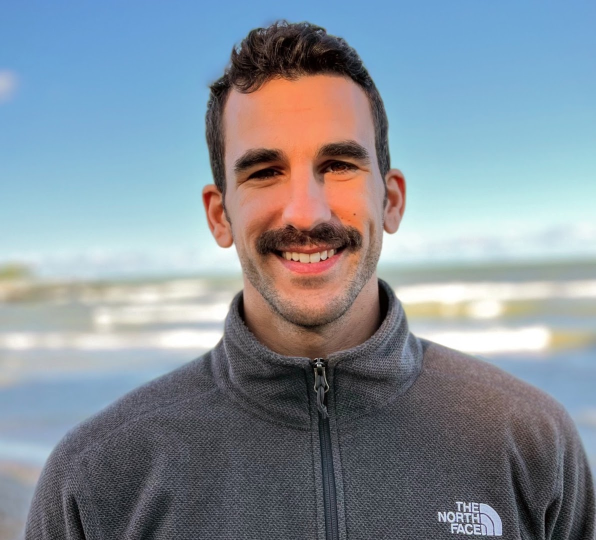
#> input picture reference/legacy-site/assets/people-01.jpg, 1191 x 1080 px (shown at 1/2 size); its folder holds only this picture in this run
$ python make_faces.py
#> lines starting #> are read from the running program, lines starting #| are printed output that depends on the picture
### build/people/namekey.py
"""One canonical form per person, shared by the face pipeline and the site builder.

Names reach us from five places that spell them differently: manuscript author lists (middle
initials, accents), the old project site, Zoom display names, the MMC headshot slide, and
filenames people typed themselves. `key()` collapses those to one identity; `best()` picks which
spelling to actually show.
"""
import re
import unicodedata

# Decided with Sam rather than guessed: a bare first name, a surname typo across two author
# lists, and one filename that arrived surname-first.
ALIASES = {
    "michael": "michael schweitzer",
    "jianshu zhou": "jianshu zhao",
    "wu kevin": "kevin wu",
    "diego wang": "xaolin wang",      # a replacement portrait filed under his short name
    "samuel degregori": "sam degregori",
}

# where the automatic pick is not the form we want on the page
PREFERRED = {
    "sam degregori": "Sam Degregori",
    "kevin wu": "Kevin Wu",
    "michael schweitzer": "Michael Schweitzer",
    "jianshu zhao": "Jianshu Zhao",
    "xaolin wang": "Xaolin (Diego) Wang",
}


def fold(name):
    n = unicodedata.normalize("NFKD", name)
    n = "".join(c for c in n if not unicodedata.combining(c))
    return re.sub(r"[^a-z ]", " ", n.lower()).split()


def is_initial(tok):
    return len(tok.rstrip(".")) == 1


def key(name):
    """Identity: first and last token, accents and middle names discarded."""
    toks = [t for t in fold(name) if not is_initial(t)]
    if not toks:
        return name.strip().lower()
    k = toks[0] if len(toks) == 1 else "%s %s" % (toks[0], toks[-1])
    return ALIASES.get(k, ALIASES.get(" ".join(toks), k))


# [26 lines left out: functions score, best, canonicalise, not called in this run]

### build/people/make_faces.py
"""Cut every face we have into a uniform square portrait for the homepage collage.

Three kinds of source:
  portrait  — one person, already framed (legacy site people-01..26, MMC slide headshots)
  group     — several people in one frame (the UCSD 2025 team photo)
  grid      — a Zoom gallery screenshot (the MMC meeting snapshots)

Faces are found with OpenCV's Haar cascades (frontal, then profile as a second pass), then the
box is expanded to include hair and chin and squared off. A portrait with no detection falls
back to an upper-centre square, which is where a face sits in a headshot anyway.

Run with the isolated venv:  ../.venv-faces/bin/python make_faces.py
"""
import os, glob, json, sys
import cv2
import numpy as np

sys.path.insert(0, os.path.dirname(os.path.abspath(__file__)))
import namekey

HERE = os.path.dirname(os.path.abspath(__file__))
LEG  = os.path.abspath(os.path.join(HERE, "..", "..", "reference", "legacy-site", "assets"))
OUT  = os.path.join(HERE, "faces")
SIZE = 288
# the three studio portraits are also shown large in the news section, where 288 px is
# visibly soft on a retina screen; only a handful of files, so the extra weight is small
SIZE_BETTER = 640
MARGIN = 0.62            # box expansion; Haar boxes are tight on the face

# Haar finds a few things that are not people, and the two Zoom screenshots are of the same
# meeting, so some attendees appear twice. Numbers are stable for a given set of inputs — they
# were read off faces/_sheet.jpg. Rerun the sheet after changing any source.
# 72 and 80 are attendees the correlation pass missed — same person, second screenshot
# Crops to throw away, read off faces/_named.jpg: two landscape submissions where the person is a
# speck, a photo of a banner, a near-black frame, a PDF that converted to a tiny figure, and three
# mis-cropped Zoom tiles (a jar on the team-photo table, a nested gallery, a two-name fragment).
# Keyed by (source, file, which detection) rather than by output number — adding a source used to
# shift every number and silently drop the wrong faces.
DROP = {
    ("photos", "Akshobya_Pant - akshobya pant.png", 0),   # Akshobya Pant — near-black frame
    ("photos", "Drishti Pic - Drishti Mukherjee.JPG", 0),   # a Hopkins banner, no face
    ("photos", "Prakash_Mohak - Mohak Prakash.jpeg", 0),    # landscape, person is a speck
    ("photos", "Prakash_Mohak - Mohak.jpeg", 0),            # the same, second submission
    ("photos", "Yin_Wu - Yin Wu.pdf", 0),                  # a PDF that converted to a tiny figure
    ("photos", "image - Sterling Wright.jpg", 0),           # near-black outdoor frame
    ("ucsd-team", "home-04.jpg", 0),       # a jar on the table
    ("mmc-zoom-1", "mmc-04.jpg", 0),       # tile fragment carrying two names
    ("mmc-zoom-2", "mmc-07.jpg", 0),       # a nested gallery inside one tile
}

# Zoom writes each attendee's display name into their tile, so the gallery screenshots carry
# their own key. Both screenshots are the same 5x5 gallery, scrolled — zoom-2's first two rows
# repeat zoom-1's last two — so naming the cells also does the de-duplication exactly, by name,
# instead of by image similarity. Read off the screenshots by eye.
GRID = (5, 5)
GRID_BOX = (73, 70, 369.4, 207.0)      # x0, y0, cell width, cell height, in source pixels
ZOOM_NAMES = {
    "mmc-zoom-1": [
        ["Fnu Babita", "Luz Letona", "Samuel Degregori", "Claudio Franc", "Khanh Nguyen"],
        ["Lia Lucas", "Christine Woo", "Akshaya Mohan", "Alex Nath", "Ritvik Vudatha"],
        ["Isabelle Li", "rama", "Noah Hebdon", "Ellen Tang", "Saketh Nallapaty"],
        ["Annie Huang", "Victor Ceballos", "Aniqa Ahmed", "Ariadne Garcia Reyes", "Shloka Lakka"],
        ["Micah", "Nathalia Franco", "Sarah Tan", "David Zhao", "Vyasa Hari"],
    ],
    "mmc-zoom-2": [
        ["Aniqa Ahmed", "Ariadne Garcia Reyes", "Shloka Lakka", "Micah", "Nathalia Franco"],
        ["Sarah Tan", "David Zhao", "Vyasa Hari", "Alan Li", "Ben Alfinito"],
        ["Emily Lam", "Ana-Laura Tamez", "Rohan Raj Butani", "Hubert's iPhone", "Andre Fortes"],
        ["Noah O'Connor", "Laya Devulapalli", "Derek Wang", "Nicolas Rodrigo", "Nidhi Iyengar"],
        ["Tomisin Adebari", "Roger's iPhone", "Sonija Lam", "Maya Balakumaran", "Benjamin Lam"],
    ],
}

# The MMC headshot slide labels every portrait; read out of ppt/slides/slide1.xml by matching
# each picture to the caption centred beneath it.
SLIDE_NAMES = {
    "image1.jpeg": "Harrison Gu", "image2.jpeg": "Harrison Martel",
    "image3.jpeg": "Ariadne Reyes", "image4.png": "David Kobobel",
    "image5.jpeg": "Emily Song", "image6.jpeg": "Daniel Hutcherson",
    "image7.png": "Dmitry Kisselev", "image8.jpeg": "Jeffrey Bohrer",
    "image9.png": "Weil Chu", "image10.png": "Isabella Huang",
    "image11.png": "Jack Anderson",
}

# Haar picks the LARGEST detection, which on a couple of wide studio shots is a bright rectangle
# of wall rather than the person. Boxes here (x, y, w, h in source pixels) override it.
FORCE_BOX = {
    "photo-079.jpg": (1200, 540, 540, 630),      # Malleeka Suy — wall beat the face
}

# Zoom display names that are a device, not a person
NOT_A_NAME = ("iphone", "ipad", "'s phone", "android")

FRONT = cv2.CascadeClassifier(cv2.data.haarcascades + "haarcascade_frontalface_default.xml")
ALT   = cv2.CascadeClassifier(cv2.data.haarcascades + "haarcascade_frontalface_alt2.xml")
PROF  = cv2.CascadeClassifier(cv2.data.haarcascades + "haarcascade_profileface.xml")

# Replacements sent in after the fact come first of all, so they beat every earlier crop of the
# same person. The file name is the person's name.
SOURCES = (
    [("portrait", p, "better")
     for p in sorted(glob.glob(os.path.join(HERE, "src", "better", "*")))
     if not os.path.basename(p).startswith(".")] +
    [("portrait", p, "photos")
     for p in sorted(glob.glob(os.path.join(HERE, "src", "photos", "photo-*")))] +
    [("portrait", os.path.join(LEG, os.path.basename(p)), "legacy")
     for p in sorted(glob.glob(os.path.join(LEG, "people-*")))] +
    [("portrait", p, "mmcslide")
     for p in sorted(glob.glob(os.path.join(HERE, "src", "mmcslide", "image*")))
     if not os.path.basename(p).startswith("_")] +
    [("group", os.path.join(LEG, "home-04.jpg"), "ucsd-team"),
     ("grid",  os.path.join(LEG, "mmc-04.jpg"),  "mmc-zoom-1"),
     ("grid",  os.path.join(LEG, "mmc-07.jpg"),  "mmc-zoom-2")]
)


def detect(gray, min_frac):
    """Union of the three cascades, de-duplicated by overlap."""
    h, w = gray.shape
    mn = int(min(h, w) * min_frac)
    boxes = []
    for cc, scale, nb in ((FRONT, 1.08, 6), (ALT, 1.06, 6), (PROF, 1.08, 7)):
        for (x, y, bw, bh) in cc.detectMultiScale(gray, scale, nb, minSize=(mn, mn)):
            boxes.append([int(x), int(y), int(bw), int(bh)])
    keep = []
    for b in sorted(boxes, key=lambda b: -b[2] * b[3]):
        if all(iou(b, k) < 0.28 for k in keep):
            keep.append(b)
    return keep


def iou(a, b):
    ax, ay, aw, ah = a; bx, by, bw, bh = b
    x1, y1 = max(ax, bx), max(ay, by)
    x2, y2 = min(ax + aw, bx + bw), min(ay + ah, by + bh)
    inter = max(0, x2 - x1) * max(0, y2 - y1)
    return inter / float(aw * ah + bw * bh - inter or 1)


def square_crop(img, box):
    """Expand a face box by MARGIN, square it, and keep it inside the frame."""
    h, w = img.shape[:2]
    x, y, bw, bh = box
    cx, cy = x + bw / 2, y + bh / 2 - bh * 0.06        # sit slightly high: hair reads better
    side = max(bw, bh) * (1 + MARGIN)
    side = min(side, h, w)
    x0 = int(round(min(max(cx - side / 2, 0), w - side)))
    y0 = int(round(min(max(cy - side / 2, 0), h - side)))
    s = int(round(side))
    return img[y0:y0 + s, x0:x0 + s]


def upper_centre(img):
    h, w = img.shape[:2]
    s = min(h, w)
    x0 = (w - s) // 2
    y0 = 0 if h <= w else int((h - s) * 0.18)
    return img[y0:y0 + s, x0:x0 + s]


def signature(img):
    g = cv2.cvtColor(img, cv2.COLOR_BGR2GRAY)
    g = cv2.resize(g, (32, 32), interpolation=cv2.INTER_AREA).astype(np.float32).ravel()
    g -= g.mean()
    nrm = np.linalg.norm(g)
    return g / nrm if nrm else g


def corr(a, b):
    return float(np.dot(a, b))


def name_for(kind, tag, path, box, legacy_names, photo_names):
    """Whatever name the source knows for this face, or '' if it does not know one."""
    base = os.path.basename(path)
    if tag == "better":
        return os.path.splitext(base)[0]
    if tag == "photos":
        return photo_names.get(base, "")
    if tag == "legacy":
        return legacy_names.get(base, "")
    if tag == "mmcslide":
        return SLIDE_NAMES.get(base, "")
    grid = ZOOM_NAMES.get(tag)
    if grid and box:
        x0, y0, cw, ch = GRID_BOX
        x, y, bw, bh = box
        col = int(min(max((x + bw / 2 - x0) // cw, 0), GRID[1] - 1))
        row = int(min(max((y + bh / 2 - y0) // ch, 0), GRID[0] - 1))
        n = grid[row][col]
        return "" if any(t in n.lower() for t in NOT_A_NAME) else n
    return ""


def norm(n):
    return namekey.key(n)


def main():
    os.makedirs(OUT, exist_ok=True)
    for f in glob.glob(os.path.join(OUT, "*.jpg")):
        os.remove(f)
    index, n = [], 0
    named, dupes = set(), []
    legacy_names = {p["asset"]: p["name"]
                    for p in json.load(open(os.path.join(HERE, "legacy_people.json")))}
#> (reads build/people/legacy_people.json from the repository)
    photos = json.load(open(os.path.join(HERE, "photos_names.json")))
#> (reads build/people/photos_names.json from the repository)
    photo_names = {p["file"]: p["name"] for p in photos}
    photo_entry = {p["file"]: os.path.basename(p["source_entry"]) for p in photos}
    for kind, path, tag in SOURCES:
        img = cv2.imread(path, cv2.IMREAD_COLOR)
#> img is the input picture: shape (1080, 1191, 3); mean B, G, R 154, 144.2, 133.1
        if img is None:
            print("  !! unreadable:", path); continue
        plain = cv2.cvtColor(img, cv2.COLOR_BGR2GRAY)
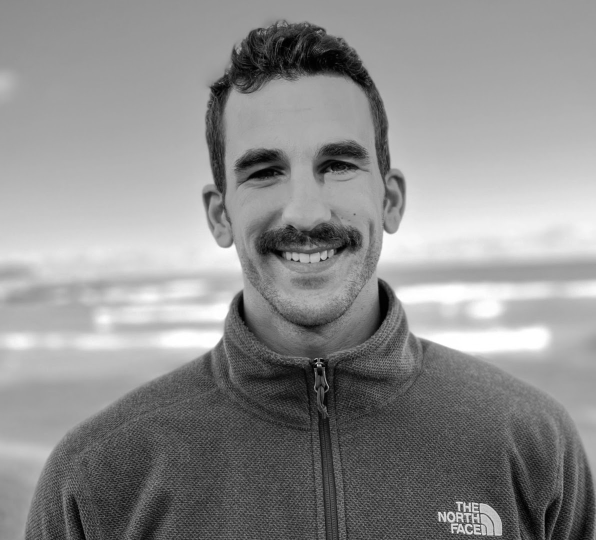
#> plain: shape (1080, 1191) (shown at 1/2 size); min 0, max 255, mean 142
        gray = cv2.equalizeHist(plain)
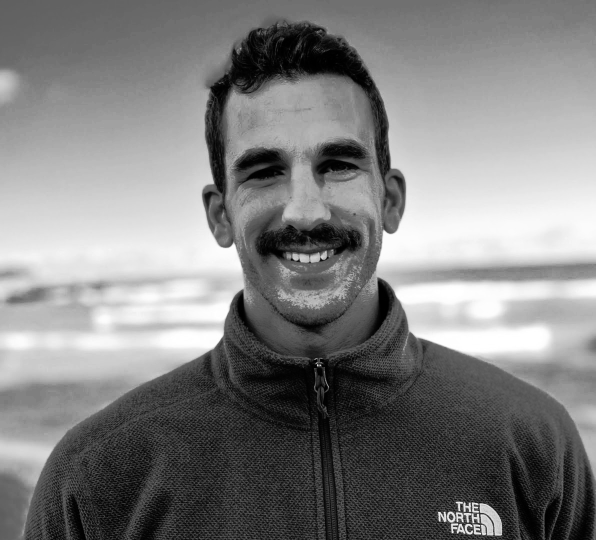
#> gray: shape (1080, 1191) (shown at 1/2 size); min 0, max 255, mean 128.3
        if kind == "portrait":
            # equalising helps dim phone photos and hurts bright studio ones, so try both before
            # falling back to a blind crop — a missed face here is a shoulder on the people page
            forced = FORCE_BOX.get(os.path.basename(path))
            boxes = ([list(forced)] if forced else
                     detect(gray, 0.16)[:1] or detect(plain, 0.16)[:1] or detect(plain, 0.09)[:1])
#> boxes = [[375, 158, 463, 463]]
            crops = [(square_crop(img, boxes[0]), boxes[0])] if boxes else [(upper_centre(img), None)]
#> in square_crop, `return img[y0:y0 + s, x0:x0 + s]`:
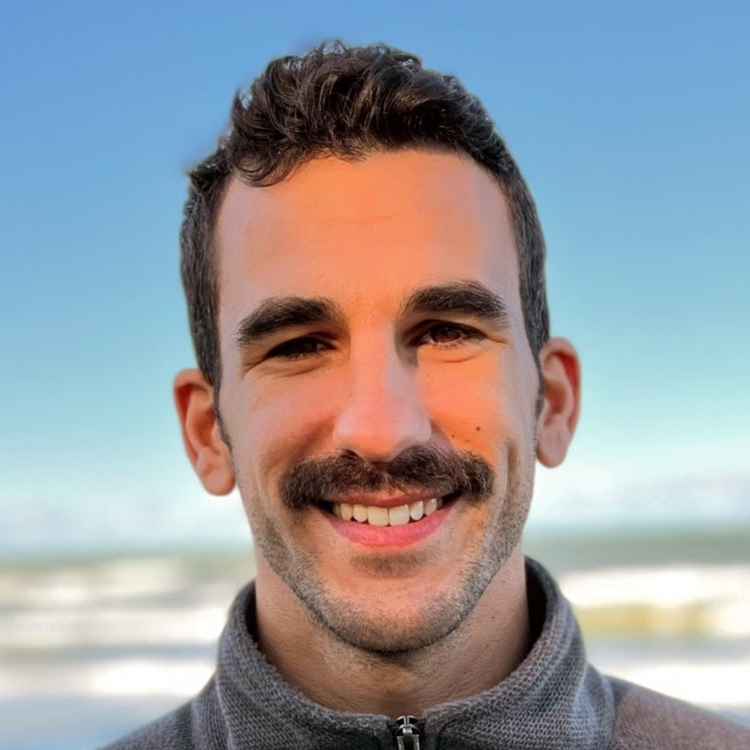
#> returned value: shape (750, 750, 3); mean of channels 0, 1, 2 160.2, 154.3, 151.4; drawn as B, G, R
#> crops = 1 item
            how = "face" if boxes else "fallback"
#> how = 'face'
        else:
            # a group photo or Zoom gallery: every face in the frame, smallest first threshold
            boxes = detect(gray, 0.035 if kind == "grid" else 0.05)
            crops = [(square_crop(img, b), b) for b in boxes]
            how = "faces"
        kept_here = 0
        for k, (c, box) in enumerate(crops):
            if c.size == 0 or min(c.shape[:2]) < 40:
                continue
            # never upsample: a small source gains nothing from being written large, and the
            # crop of a 512 px selfie is well under 640
            px = min(SIZE_BETTER, max(SIZE, min(c.shape[:2]))) if tag == "better" else SIZE
            c = cv2.resize(c, (px, px), interpolation=cv2.INTER_AREA)
            n += 1
            # form uploads are keyed by the name they arrived under, which survives a re-import;
            # the photo-NNN numbers shift whenever a newer export adds files
            drop_as = photo_entry.get(os.path.basename(path), "") if tag == "photos" \
                else os.path.basename(path)
            if (tag, drop_as, k) in DROP:
                continue
            who = name_for(kind, tag, path, box, legacy_names, photo_names)
            if who and norm(who) in named:
                dupes.append((n, who))       # same person, already have a better crop
                continue
            if who:
                named.add(norm(who))
            fn = "face-%03d.jpg" % n
            cv2.imwrite(os.path.join(OUT, fn), c, [cv2.IMWRITE_JPEG_QUALITY, 90])
            index.append({"file": fn, "source": tag, "kind": kind,
                          "name": namekey.PREFERRED.get(namekey.key(who), who) if who else ""})
            kept_here += 1
#> this loop made 1 pass
#> (box, px, fn, kept_here) on pass 1: ([375, 158, 463, 463], 288, 'face-001.jpg', 1)
#> after the loop, dupes = []; index = 1 item; kept_here = 1; n = 1; named = 1 item
        print("  %-12s %-22s %s -> %d found, %d kept"
              % (tag, os.path.basename(path), how, len(crops), kept_here))
#|   legacy       people-01.jpg          face -> 1 found, 1 kept
    json.dump(index, open(os.path.join(HERE, "faces_index.json"), "w"), indent=1)
    have = sum(1 for e in index if e["name"])
    print("\n%d faces kept of %d cut · %d named, %d unnamed · %d dropped by hand"
          % (len(index), n, have, len(index) - have, len(DROP)))
    print("repeat attendees skipped: %s" % ", ".join(w for _, w in dupes))


if __name__ == "__main__":
    main()
